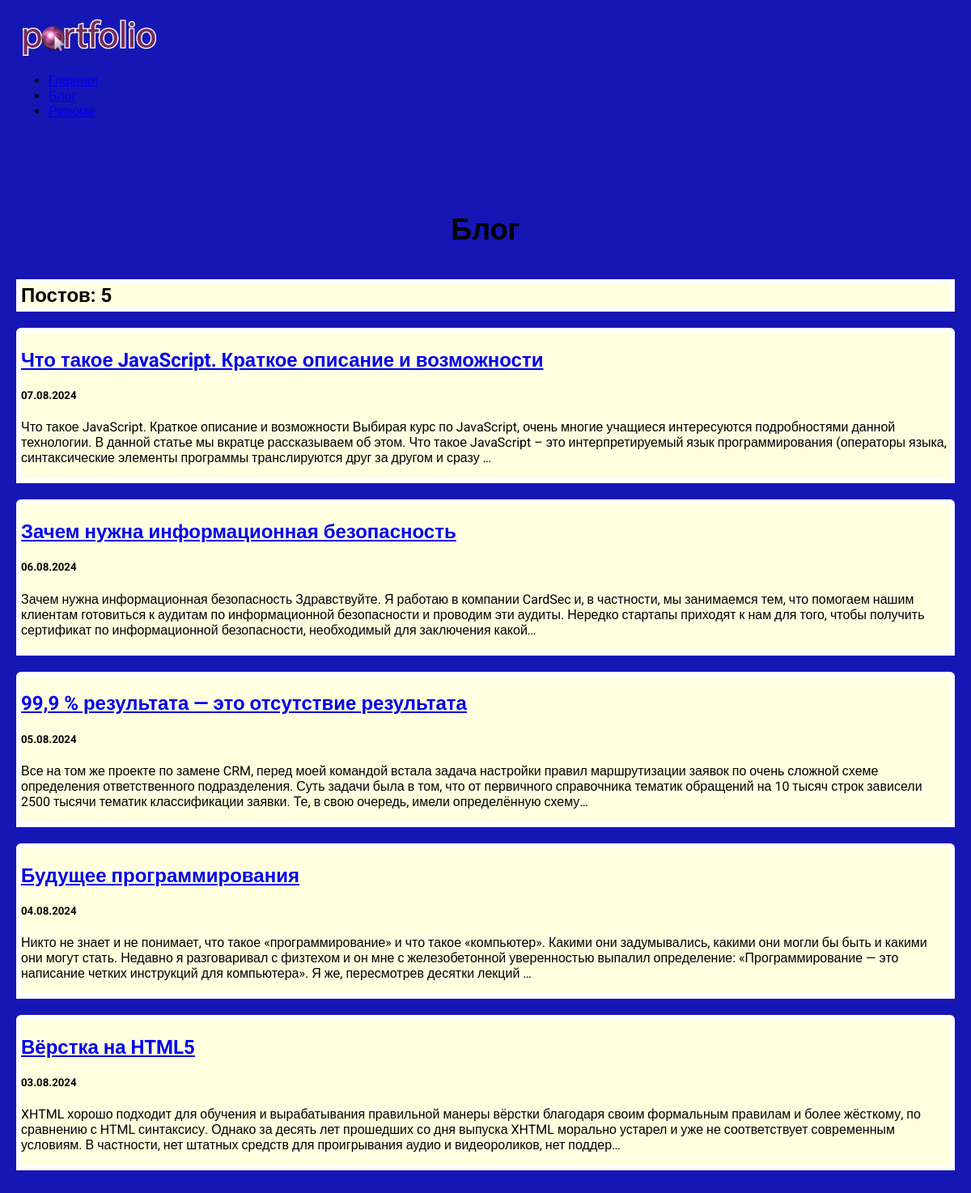
Screenshot of /blog/ with the database file from the repository.
### blog/models.py (models this page shows, shortened)
class Blog(models.Model):
    title = models.CharField(max_length=200)
    description = models.TextField()
    date = models.DateField()

### blog/views.py (the view)
# urls.py: path('', views.blogs, name='blogs'),
def blogs(request):
    blogs = Blog.objects.order_by("-date")
    return render(request, 'blog/blogs.html', {'blogs': blogs})

### blog/templates/blog/blogs.html
{% extends 'skills/base.html' %}
{% block content %}
<h1>Блог</h1>
<h2 class="count">Постов: {{ blogs.count }} </h2>
{% for blog in blogs %}
<div class="element">
    <h2 class="top"><a href="{% url 'detail' blog.id %}">{{ blog.title }}</a></h2>
    <div class="blog_text">
        <h5>{{ blog.date|date:'d.m.Y' }}</h5>
        <p>{{ blog.description|striptags|truncatechars:360 }}</p>
    </div>
</div>
{% endfor %}
{% endblock %}

### skills/static/css/style.css (style rules this page uses)
body { background: #1616b5; padding: 0; margin: 0; font-family: "Roboto", sans-serif; }
.element { border-radius: 6px 6px 0 0; }
.element, .count { background: lightyellow; border: 6px solid #FFF; margin: 20px 0; }
.content h1 { text-align: center; margin: 60px 0 40px; font-size: 36px; }

### rows the page displays
Blog: title "Что такое JavaScript. Краткое описание и возможности", date "07.08.2024", description "Что такое JavaScript. Краткое описание и возможности Выбирая курс по JavaScript, очень многие учащиеся интересуются подробностями данной технологии. В данной статье мы вкратце рассказываем об этом. Что такое JavaScript – это интерпретируемый язык программирования (операторы языка, синтаксические элементы программы транслируются друг за другом и сразу …"
Blog: title "Зачем нужна информационная безопасность", date "06.08.2024", description "Зачем нужна информационная безопасность Здравствуйте. Я работаю в компании CardSec и, в частности, мы занимаемся тем, что помогаем нашим клиентам готовиться к аудитам по информационной безопасности и проводим эти аудиты. Нередко стартапы приходят к нам для того, чтобы получить сертификат по информационной безопасности, необходимый для заключения какой…"
Blog: title "99,9 % результата — это отсутствие результата", date "05.08.2024", description "Все на том же проекте по замене CRM, перед моей командой встала задача настройки правил маршрутизации заявок по очень сложной схеме определения ответственного подразделения. Суть задачи была в том, что от первичного справочника тематик обращений на 10 тысяч строк зависели 2500 тысячи тематик классификации заявки. Те, в свою очередь, имели определённую схему…"
Blog: title "Будущее программирования", date "04.08.2024", description "Никто не знает и не понимает, что такое «программирование» и что такое «компьютер». Какими они задумывались, какими они могли бы быть и какими они могут стать. Недавно я разговаривал с физтехом и он мне с железобетонной уверенностью выпалил определение: «Программирование — это написание четких инструкций для компьютера». Я же, пересмотрев десятки лекций …"
Blog: title "Вёрстка на HTML5", date "03.08.2024", description "XHTML хорошо подходит для обучения и вырабатывания правильной манеры вёрстки благодаря своим формальным правилам и более жёсткому, по сравнению с HTML синтаксису. Однако за десять лет прошедших со дня выпуска XHTML морально устарел и уже не соответствует современным условиям. В частности, нет штатных средств для проигрывания аудио и видеороликов, нет поддер…"

### other values shown
{{ blogs.count }} "5"
